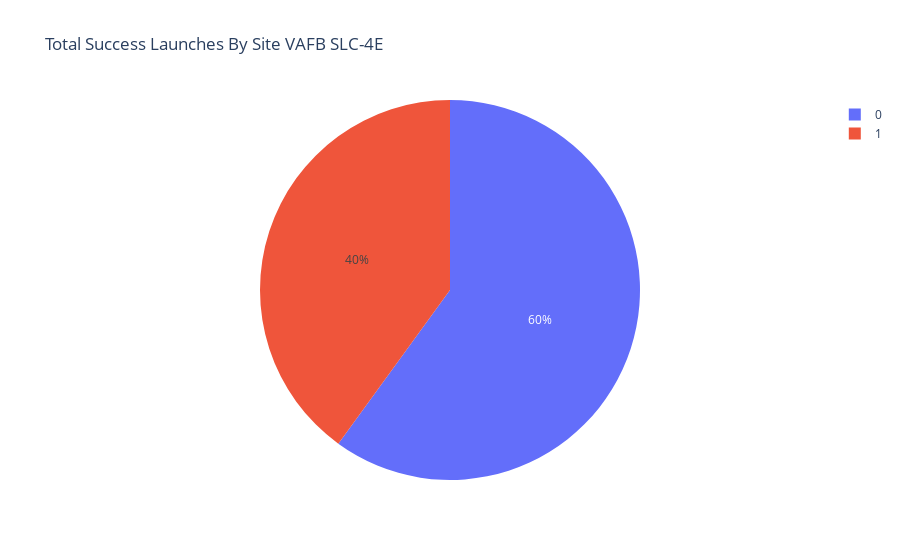

The notebook cell saved with this chart:
### Code cell
gh4 = df.loc[df["Launch Site"] == "VAFB SLC-4E"]
fig = px.pie(gh4,names="class",title='Total Success Launches By Site VAFB SLC-4E')
fig.show()

### Figure 1 — Plotly figure (JSON) as saved in the notebook; plotly's stock layout.template omitted (floating-point values rounded to 4 significant figures)
{"data": [{"domain": {"x": [0, 1], "y": [0, 1]}, "hovertemplate": "class=%{label}<extra></extra>", "labels": [0, 0, 1, 1, 1, 1, 0, 0, 0, 0], "legendgroup": "", "name": "", "showlegend": true, "type": "pie"}], "layout": {"legend": {"tracegroupgap": 0}, "title": {"text": "Total Success Launches By Site VAFB SLC-4E"}}}
